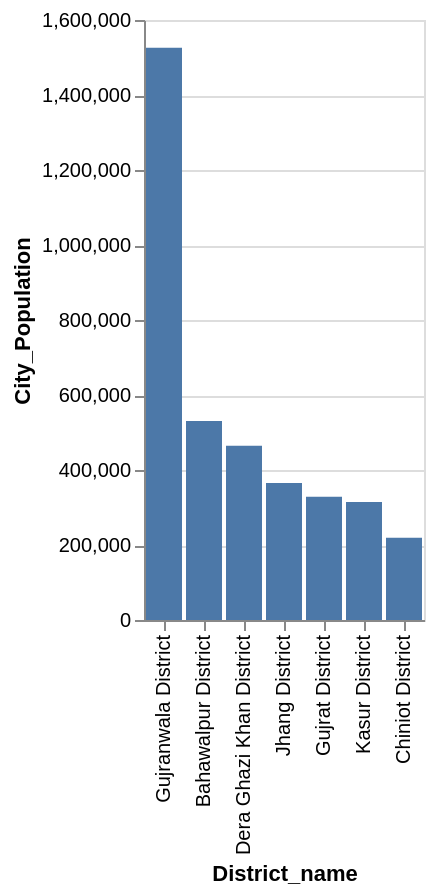

Vega-Lite specification for this chart:
### Vega-Lite specification from a JSON file in a GitHub repository (floating-point values rounded to 4 significant figures)
{"data": {"values": [{"x_data": "Gujranwala District", "y_data": 1526168}, {"x_data": "Bahawalpur District", "y_data": 530438}, {"x_data": "Dera Ghazi Khan District", "y_data": 464742}, {"x_data": "Jhang District", "y_data": 365198}, {"x_data": "Gujrat District", "y_data": 328512}, {"x_data": "Kasur District", "y_data": 314617}, {"x_data": "Chiniot District", "y_data": 219254}]}, "mark": "bar", "encoding": {"x": {"field": "x_data", "type": "nominal", "title": "District_name", "sort": {"op": "sum", "field": "y_data", "order": "descending"}}, "y": {"field": "y_data", "type": "quantitative", "title": "City_Population"}}}
